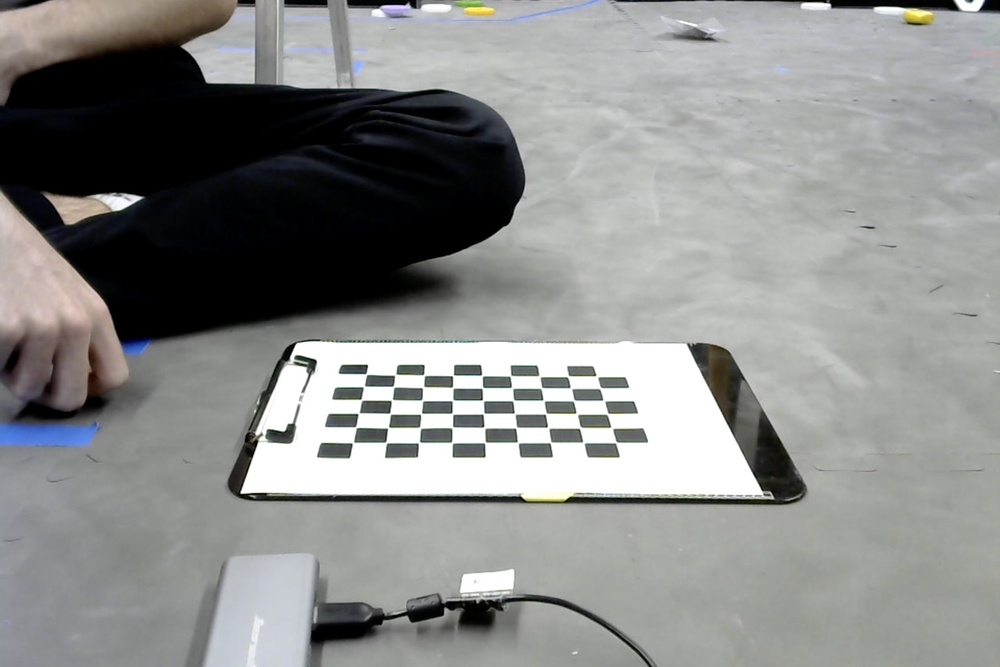
#> input picture TeamCode/src/main/java/org/firstinspires/ftc/teamcode/vision/camera_calibration/img1.jpg, 1000 x 667 px, shrunk from 1440 x 960 before the run
$ python perspective_correction.py --image1 img1.jpg --image2 img2.jpg
#> lines starting #> are read from the running program, lines starting #| are printed output that depends on the picture; after the words box and inside, x2 and y2 are one past the last pixel; in counts of white or black regions, pixels touching at a corner belong together
#!/usr/bin/env python
# -*- coding: utf-8 -*-

# Python 2/3 compatibility
from __future__ import print_function

import numpy as np
import cv2 as cv
import sys


def randomColor():
    color = np.random.randint(0, 255,(1, 3))
    return color[0].tolist()

def  perspectiveCorrection(img1Path, img2Path ,patternSize ):
#> called with img1Path = 'img1.jpg', img2Path = 'img2.jpg', patternSize = (9, 6)
    img1 = cv.imread(cv.samples.findFile(img1Path))
#> img1 is the input picture: shape (667, 1000, 3); mean B, G, R 139, 140.2, 139.3
    img2 = cv.imread(cv.samples.findFile(img2Path))
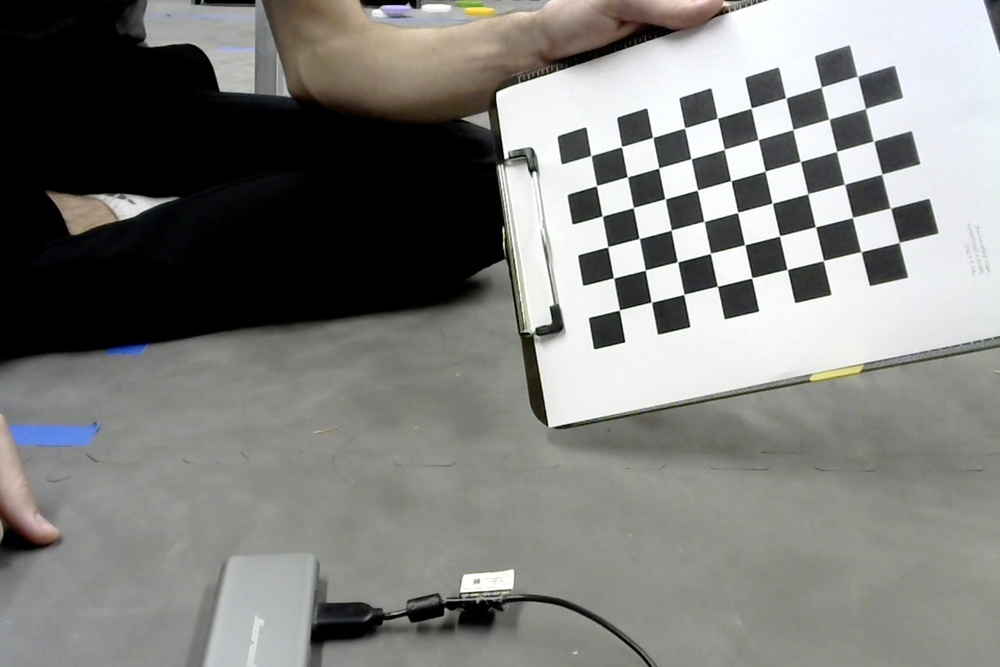
#> input picture TeamCode/src/main/java/org/firstinspires/ftc/teamcode/vision/camera_calibration/img2.jpg, 1000 x 667 px, shrunk from 1440 x 960 before the run
#> img2 is the input picture: shape (667, 1000, 3); mean B, G, R 122.9, 126, 125.4

    # [find-corners]
    ret1, corners1 = cv.findChessboardCorners(img1, patternSize)
#> ret1 = True; corners1 = 54 rows, first 8: [366, 374], [394.6, 375.4], [423.6, 374.7], [452.8, 375.5], [481.5, 375], [510.5, 375.8], [538.7, 375.5], [567.6, 376.8]
    ret2, corners2 = cv.findChessboardCorners(img2, patternSize)
#> ret2 = True; corners2 = 54 rows, first 8: [590.8, 155.5], [621.5, 146.7], [652.7, 137.4], [684.5, 128], [717.4, 118.2], [751, 108], [786.1, 98.27], [821.3, 87.04]
    # [find-corners]

    if not ret1 or not ret2:
        print("Error, cannot find the chessboard corners in both images.")
        sys.exit(-1)

    # [estimate-homography]
    H, _ = cv.findHomography(corners1, corners2)
#> H = [[1.17, 2.44, -403], [-0.629, 4.24, -1112.1], [-0.00078, 0.00234, 1]]
    print(H)
#| [[ 1.17100267e+00  2.44068438e+00 -4.02985715e+02]
#|  [-6.28790993e-01  4.24209322e+00 -1.11213606e+03]
#|  [-7.79655548e-04  2.33611753e-03  1.00000000e+00]]
    # [estimate-homography]

    # [warp-chessboard]
    img1_warp = cv.warpPerspective(img1, H, (img1.shape[1], img1.shape[0]))
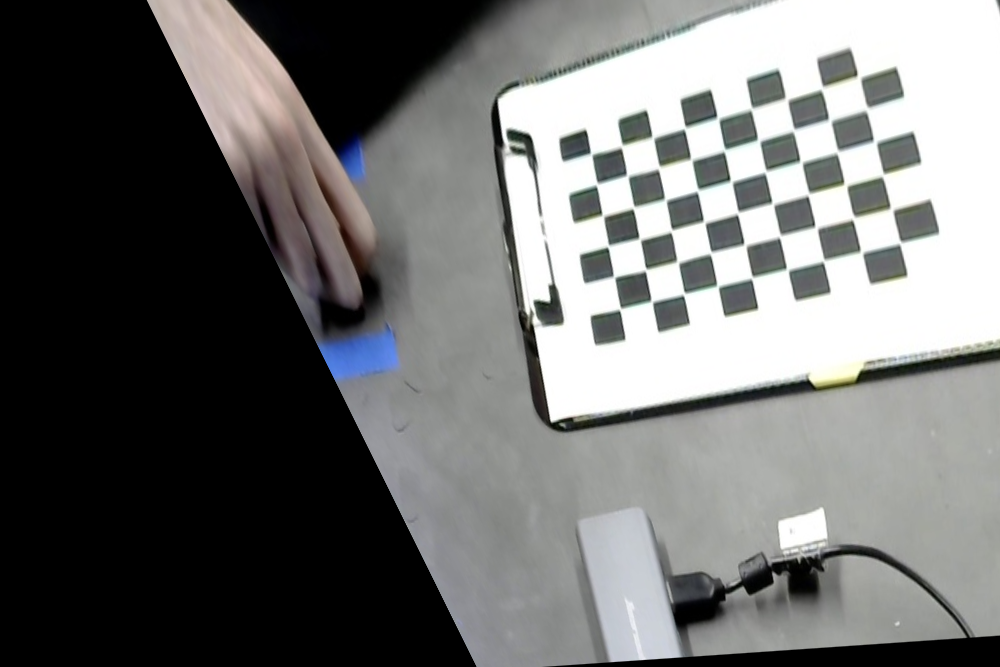
#> img1_warp: shape (667, 1000, 3); mean B, G, R 110.8, 111.6, 111
    # [warp-chessboard]

    img_draw_warp = cv.hconcat([img2, img1_warp])
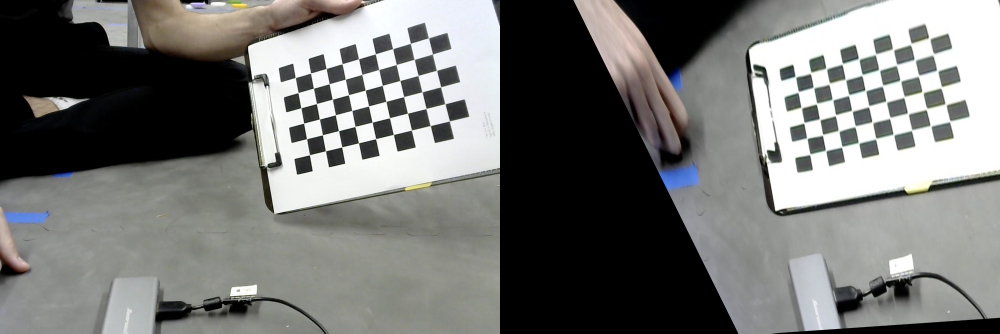
#> img_draw_warp: shape (667, 2000, 3) (shown at 1/2 size); mean B, G, R 116.9, 118.8, 118.2
    cv.imshow("Desired chessboard view / Warped source chessboard view", img_draw_warp )

    corners1 = corners1.tolist()
#> corners1 = 54 items
    corners1 = [a[0] for a in corners1]
#> corners1 = 54 pairs, first value 352.5 to 616.1, second value 374 to 444.5

    # [compute-transformed-corners]
    img_draw_matches = cv.hconcat([img1, img2])
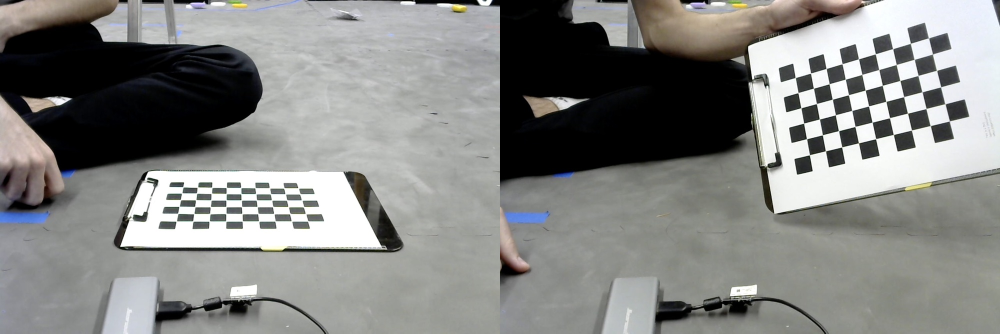
#> img_draw_matches: shape (667, 2000, 3) (shown at 1/2 size); mean B, G, R 130.9, 133.1, 132.3
    for i in range(len(corners1)):
        pt1 = np.array([corners1[i][0], corners1[i][1], 1])
        pt1 = pt1.reshape(3, 1)
        pt2 = np.dot(H, pt1)
        pt2 = pt2/pt2[2]
        end = (int(img1.shape[1] + pt2[0]), int(pt2[1]))
        cv.line(img_draw_matches, tuple([int(j) for j in corners1[i]]), end, randomColor(), 2)
#> this loop made 54 passes
#> (pt1, pt2, end) on passes 1 to 10: ([366, 374, 1], [590.7, 153.7, 1], (1590, 153)), ([394.6, 375.4, 1], [621.5, 148, 1], (1621, 147)), ([423.6, 374.7, 1], [652.1, 136.5, 1], (1652, 136)), ([452.8, 375.5, 1], [684.8, 128.5, 1], (1684, 128)), ([481.5, 375, 1], [717.1, 117.3, 1], (1717, 117)), ([510.5, 375.8, 1], [751.5, 108.8, 1], (1751, 108)), ([538.7, 375.5, 1], [785.2, 97.41, 1], (1785, 97)), ([567.6, 376.8, 1], [821.7, 89.93, 1], (1821, 89)), ([595.8, 375.4, 1], [857.3, 74.92, 1], (1857, 74)), ([363.5, 386.7, 1], [596.6, 185.1, 1], (1596, 185))
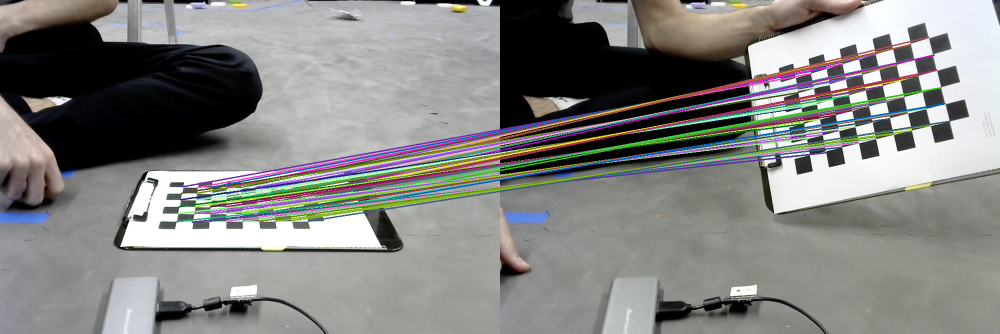
#> img_draw_matches: shape (667, 2000, 3) (shown at 1/2 size); 8.76% of pixels changed, all inside (x1, y1, x2, y2) = (351, 73, 1902, 446)

    cv.imshow("Draw matches", img_draw_matches)
    cv.waitKey(0)
    # [compute-transformed-corners]

def main():
    import argparse
    parser = argparse.ArgumentParser()
    parser.add_argument('-I1', "--image1", help="Path to the first image", default="left02.jpg")
    parser.add_argument('-I2', "--image2", help="Path to the second image", default="left01.jpg")
    parser.add_argument('-H', "--height", help="Height of pattern size", default=6)
    parser.add_argument('-W', "--width", help="Width of pattern size", default=9)
    args = parser.parse_args()

    img1Path = args.image1
    img2Path = args.image2
    h = args.height
    w = args.width
    perspectiveCorrection(img1Path, img2Path, (w, h))

if __name__ == "__main__":
    main()
